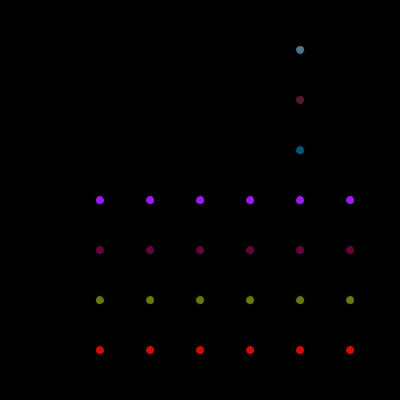
Frame 1 (no input)
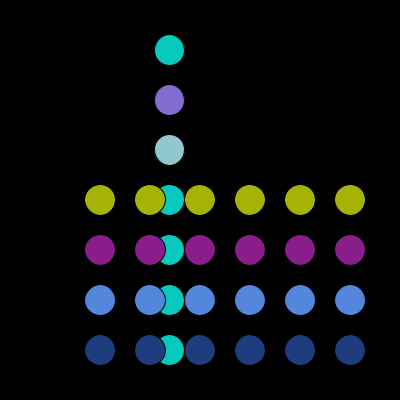
Frame 60 (the mouse pressed at the canvas centre just before this capture)
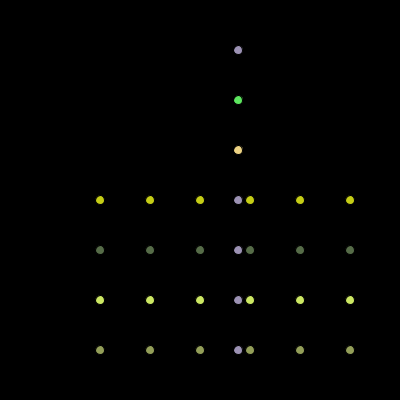
Frame 120 (the mouse held since frame 60 and released just before this capture)

The Processing sketch that drew these frames (run headless with seeded random() and noise(); from frame 60 on, the mouse is pressed at the canvas centre):

// Processing sketch: RandomCircles
// ── RandomCircles.pde
// May 11th, 2017 
// A fork of https://www.openprocessing.org/sketch/385935
float eSize = 40;
float Myposition = 350;

void setup() 
{
  
  size(400,400);
  frameRate(7);
  
}

void draw() 
{
  background (0);
  
  fill(random (10), random (50), random (125));
  eSize = random (40);
  Myposition = random (350);
  ellipse(Myposition,50,eSize,eSize);
  ellipse(Myposition,50,eSize,eSize);
  ellipse(Myposition,50,eSize,eSize);
  ellipse(Myposition,50,eSize,eSize);
  ellipse(Myposition,50,eSize,eSize);
  ellipse(Myposition,50,eSize,eSize);
  ellipse(Myposition,50,eSize,eSize);
  
  
  fill(random (255), random (255), random (255));
  ellipse(Myposition,50,eSize,eSize);
  ellipse(Myposition,100,eSize,eSize);
  ellipse(Myposition,150,eSize,eSize);
  ellipse(Myposition,200,eSize,eSize);
  ellipse(Myposition,250,eSize,eSize);
  ellipse(Myposition,300,eSize,eSize);
  ellipse(Myposition,350,eSize,eSize);
  
 
  fill(random (255), random (255), random (255));
  ellipse(Myposition,100,eSize,eSize);
  ellipse(Myposition,100,eSize,eSize);
  ellipse(Myposition,100,eSize,eSize);
  ellipse(Myposition,100,eSize,eSize);
  ellipse(Myposition,100,eSize,eSize);
  ellipse(Myposition,100,eSize,eSize);
  
  //eSize = random (5-15);
  fill(random (255), random (255), random (255));
  ellipse(Myposition,150,eSize,eSize);
  ellipse(Myposition,150,eSize,eSize);
  ellipse(Myposition,150,eSize,eSize);
  ellipse(Myposition,150,eSize,eSize);
  ellipse(Myposition,150,eSize,eSize);
  ellipse(Myposition,150,eSize,eSize);


fill(random (255), random (255), random (255));
  ellipse(100,200,eSize,eSize);
  ellipse(150,200,eSize,eSize);
  ellipse(200,200,eSize,eSize);
  ellipse(250,200,eSize,eSize);
  ellipse(300,200,eSize,eSize);
  ellipse(350,200,eSize,eSize);
  
 
fill(random (255), random (255), random (255));  
  ellipse(100,250,eSize,eSize);
  ellipse(150,250,eSize,eSize);
  ellipse(200,250,eSize,eSize);
  ellipse(250,250,eSize,eSize);
  ellipse(300,250,eSize,eSize);
  ellipse(350,250,eSize,eSize);
  

  fill(random (255), random (255), random (255));
  ellipse(100,300,eSize,eSize);
  ellipse(150,300,eSize,eSize);
  ellipse(200,300,eSize,eSize);
  ellipse(250,300,eSize,eSize);
  ellipse(300,300,eSize,eSize);
  ellipse(350,300,eSize,eSize);
  
  
  fill(random (255), random (255), random (255));
  ellipse(100,350,eSize,eSize);
  ellipse(150,350,eSize,eSize);
  ellipse(200,350,eSize,eSize);
  ellipse(250,350,eSize,eSize);
  ellipse(300,350,eSize,eSize);
  ellipse(350,350,eSize,eSize);
  
   
 
}
